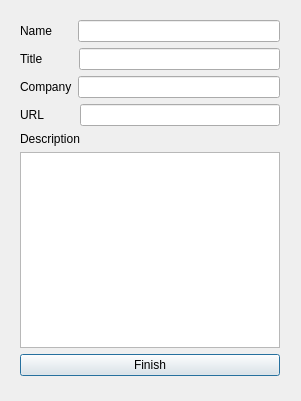
<?xml version="1.0" encoding="UTF-8"?>
<ui version="4.0">
 <class>signUpRecruiter</class>
 <widget class="QDialog" name="signUpRecruiter">
  <property name="geometry">
   <rect>
    <x>0</x>
    <y>0</y>
    <width>301</width>
    <height>401</height>
   </rect>
  </property>
  <property name="windowTitle">
   <string>Dialog</string>
  </property>
  <widget class="QWidget" name="layoutWidget">
   <property name="geometry">
    <rect>
     <x>20</x>
     <y>20</y>
     <width>260</width>
     <height>356</height>
    </rect>
   </property>
   <layout class="QVBoxLayout" name="verticalLayout_2">
    <item>
     <layout class="QHBoxLayout" name="horizontalLayout">
      <item>
       <widget class="QLabel" name="label_name">
        <property name="text">
         <string>Name      </string>
        </property>
       </widget>
      </item>
      <item>
       <widget class="QLineEdit" name="lineEdit_name"/>
      </item>
     </layout>
    </item>
    <item>
     <layout class="QHBoxLayout" name="horizontalLayout_2">
      <item>
       <widget class="QLabel" name="label_title">
        <property name="text">
         <string>Title         </string>
        </property>
       </widget>
      </item>
      <item>
       <widget class="QLineEdit" name="lineEdit_title"/>
      </item>
     </layout>
    </item>
    <item>
     <layout class="QHBoxLayout" name="horizontalLayout_3">
      <item>
       <widget class="QLabel" name="label_company">
        <property name="text">
         <string>Company</string>
        </property>
       </widget>
      </item>
      <item>
       <widget class="QLineEdit" name="lineEdit_company"/>
      </item>
     </layout>
    </item>
    <item>
     <layout class="QHBoxLayout" name="horizontalLayout_4">
      <item>
       <widget class="QLabel" name="label_url">
        <property name="text">
         <string>URL         </string>
        </property>
       </widget>
      </item>
      <item>
       <widget class="QLineEdit" name="lineEdit_url"/>
      </item>
     </layout>
    </item>
    <item>
     <layout class="QVBoxLayout" name="verticalLayout">
      <item>
       <widget class="QLabel" name="label_description">
        <property name="text">
         <string>Description</string>
        </property>
       </widget>
      </item>
      <item>
       <widget class="QTextEdit" name="textEdit_details"/>
      </item>
     </layout>
    </item>
    <item>
     <widget class="QPushButton" name="pushButton_finish">
      <property name="text">
       <string>Finish</string>
      </property>
     </widget>
    </item>
   </layout>
  </widget>
 </widget>
 <resources/>
 <connections/>
</ui>
